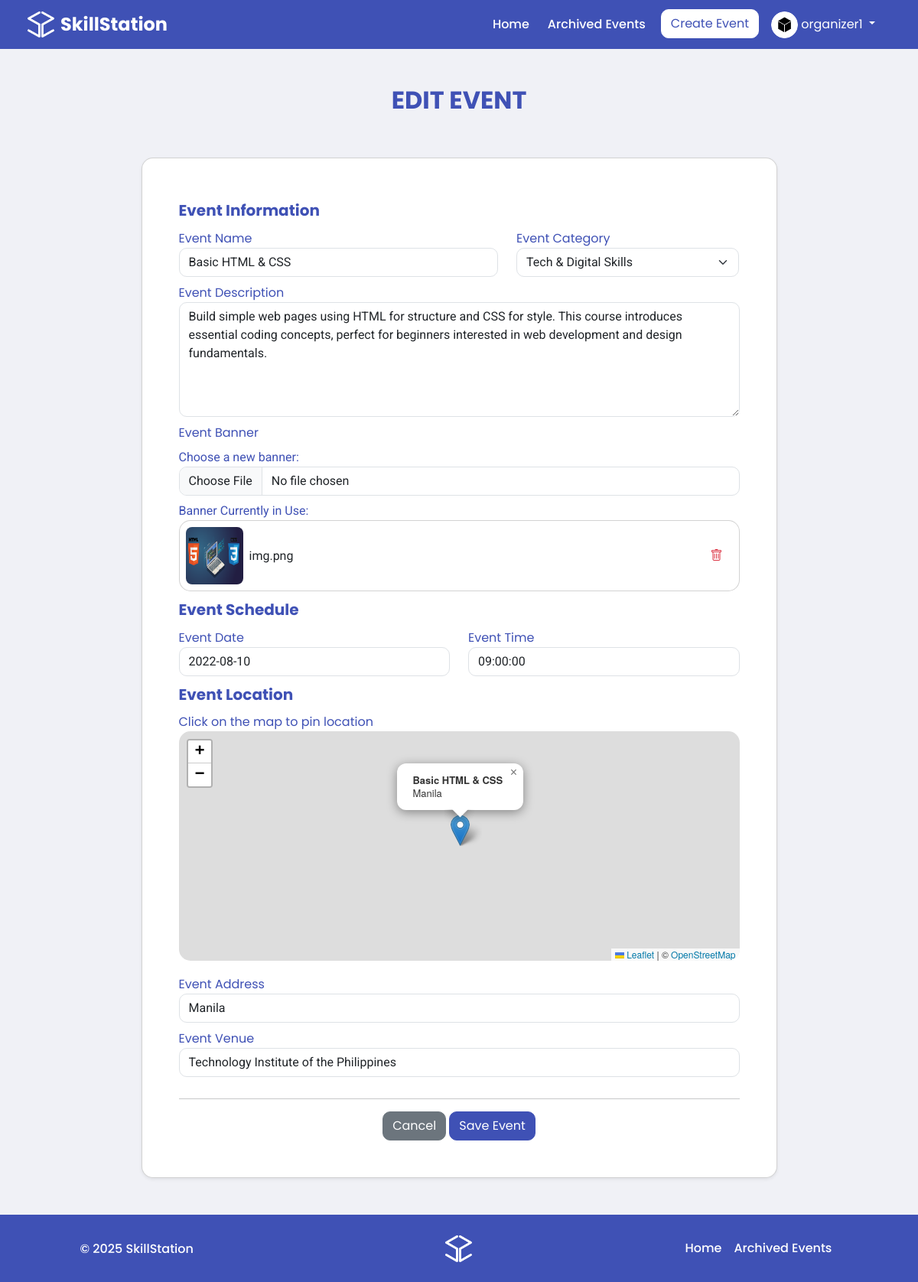
Screenshot of /organizer/edit-event.php?eventId=9 (signed in) with the database file from the repository.
### tables this page shows
CREATE TABLE `events` (
  `eventId` int(11) NOT NULL,
  `organizerId` int(11) NOT NULL,
  `name` varchar(50) NOT NULL,
  `category` varchar(40) NOT NULL,
  `description` varchar(255) NOT NULL,
  `image` varchar(40) NOT NULL,
  `date` date NOT NULL,
  `time` time NOT NULL,
  `latitude` decimal(10,8) NOT NULL,
  `longitude` decimal(11,8) NOT NULL,
  `address` varchar(255) NOT NULL,
  `venue` varchar(150) NOT NULL
);

### backend/shared/connect.php (called while the page is built, shortened)
<?php
  function executeQuery($query){
    $conn = $GLOBALS['conn'];
    return mysqli_query($conn, $query);
  }
?>

### backend/organizer/edit-event.php (called while the page is built, shortened)
<?php
include("../backend/shared/connect.php");
if (isset($_GET['eventId'])) {
    $eventId = $_GET['eventId'];
    $eventQuery = "SELECT * FROM events WHERE eventId = '$eventId'";
    $eventResults = executeQuery($eventQuery);
} else {
    header("Location: ./");
    exit();
}
?>

### organizer/edit-event.php (the view, shortened to what this page needs)
<?php
include("../backend/organizer/edit-event.php");
?>
<!doctype html>
<html lang="en">
<head>
    <link href="https://cdn.jsdelivr.net/npm/bootstrap@5.3.6/dist/css/bootstrap.min.css" rel="stylesheet"
>
    <link rel="stylesheet" href="https://unpkg.com/leaflet@1.9.4/dist/leaflet.css"
 />
    <link rel="stylesheet" href="../assets/css/style.css">
    <link rel="stylesheet" href="../assets/css/navbar.css">
</head>
<body class="d-flex flex-column min-vh-100">
    <?php include("../assets/php/navbar-organizer.php") ?>
    <main class="container">
        <div class="row">
            <div class="col my-5">
                <h2 class="text-center">EDIT EVENT</h2>
            </div>
        </div>
        <div class="row justify-content-center mb-5">
            <div class="col-12 col-lg-9">
                <div class="card shadow-sm p-3 p-md-4 p-lg-5">
                    <?php
                    if (mysqli_num_rows($eventResults)) {
                        while ($event = mysqli_fetch_assoc($eventResults)) { ?>
                            <form method="POST" enctype="multipart/form-data">
                                <div class="row">
                                    <h5 class="mt-2">Event Information</h5>
                                    <div class="col-12 col-md-7 my-1">
                                        <label for="eventName" class="form-label m-0">Event Name</label>
                                        <input class="form-control" type="text" placeholder="Enter Event Name" id="eventName" name="eventName" value="<?php echo $event['name']?>" required>
                                    </div>
                                    <div class="col-12 col-md-5 my-1">
                                        <label for="eventCategory" class="form-label m-0">Event Category</label>
                                        <select class="form-select" id="eventCategory" name="eventCategory" required>
                                            <option <?php echo ($event['category'] == 'Tech & Digital Skills') ? 'selected' : ''; ?> value="Tech & Digital Skills">
                                                Tech & Digital Skills
                                            </option>
                                        </select>
                                    </div>
                                    <div class="col-12 my-1">
                                        <label for="eventDescription" class="form-label m-0">Event Description</label>
                                        <textarea class="form-control" placeholder="Enter Event Description" id="eventDescription" name="eventDescription" style="height: 150px" required><?php echo $event['description']?></textarea>
                                    </div>
                                    <div class="col-12 my-1">
                                        <label for="eventBanner" class="form-label">Event Banner</label>
                                        <p class="mb-0" style="color: var(--primaryColor)">Choose a new banner:</p>
                                        <input class="form-control" type="file" accept="image/*" id="eventBanner" name="eventBanner" onchange="previewImage()">
                                    </div>
                                    <div class="col-12 my-1" id="previewContainer" style="display: <?php echo ($event['image']) ? 'block' : 'none'; ?>;">
                                        <p class="mb-0" style="color: var(--primaryColor)">Banner Currently in Use:</p>
                                        <div class="card d-flex flex-row justify-content-between align-items-center p-2">
                                            <div class="d-flex flex-row align-items-center">
                                                <img src="../assets/img/events/<?php echo $event['image']?>" class="rounded-3" alt="Image Preview" id="imagePreview" name="imagePreview" style="width: 75px; height: 75px">
                                                <p class="ms-2 mb-0" id="imageName">img.png</p>
                                            </div>
                                            <button class="btn text-danger" type="button" onclick="removeImage()">
                                                <i class="bi bi-trash"></i>
                                            </button>
                                        </div>
                                    </div>
                                </div>
                                <div class="row">
                                    <h5 class="mt-2">Event Schedule</h5>
                                    <div class="col-12 col-md-6 my-1">
                                        <label for="eventDate" class="form-label m-0">Event Date</label>
                                        <input class="form-control" type="text" onfocus="(this.type='date')" placeholder="Enter Event Date" id="eventDate" name="eventDate" value="<?php echo $event['date']?>" required>
                                    </div>
                                    <div class="col-12 col-md-6 my-1">
                                        <label for="eventTime" class="form-label m-0">Event Time</label>
                                        <input class="form-control" type="text" onfocus="(this.type='time')" placeholder="Enter Event Time" id="eventTime" name="eventTime" value="<?php echo $event['time']?>" required>
                                    </div>
                                </div>
                                <div class="row">
                                    <h5 class="mt-2">Event Location</h5>
                                    <div class="col-12 my-1">
                                        <div class="form-label m-0">Click on the map to pin location</div>
                                        <div id="leafletMap" style="height: 300px; border-radius: 15px; margin-bottom: 10px;"></div>
                                    </div>
                                    <div class="col-12 my-1">
                                        <label for="eventAddress" class="form-label m-0">Event Address</label>
                                        <input class="form-control" type="text" placeholder="Pin a Location" id="eventAddress" name="eventAddress" readonly required>
                                    </div>
                                    <div class="col-12 my-1">
                                        <label for="eventVenue" class="form-label m-0">Event Venue</label>
                                        <input class="form-control" type="text" placeholder="Enter Venue" id="eventVenue" name="eventVenue" value="<?php echo $event['venue']?>" required>
                                    </div>
                                </div>
                                <div class="row text-center mt-2">
                                    <div class="col">
                                        <hr>
                                        <button class="btn btn-secondary" type="button" data-bs-toggle="modal" data-bs-target="#cancelCreate">Cancel</button>
                                        <button class="btn btn-primary" type="submit" id="btnSave" name="btnSave">Save Event</button>
                                    </div>
                                </div>
                            </form>
                        <?php
                        }
                    }
                    ?>
                </div>
            </div>
        </div>
    </main>
    <?php include("../assets/php/footer-organizer.php") ?>
</body>
</html>

### assets/css/style.css (style rules this page uses)
:root { --heading: "Poppins", sans-serif; --body: "Roboto", sans-serif; --primaryColor: #3F51B5; --primaryColorHover: #5C6BC0; --neutralColor: #eeeeee; --bgColor: #F0F1F6; }
body { background-color: var(--bgColor); }
h1, h2, h3, h4, h5, h6 { font-family: var(--heading); }
h1, h2, h3, h4 { font-weight: bold; color: var(--primaryColor); }
p { font-family: var(--body); }
.btn { --bs-btn-font-family: var(--heading); --bs-btn-border-radius: 10px; }
.btn-primary { --bs-btn-bg: var(--primaryColor); --bs-btn-color: white !important; --bs-btn-border-color: var(--primaryColor); --bs-btn-hover-bg: var(--primaryColorHover); --bs-btn-hover-border-color: var(--primaryColorHover); --bs-btn-active-bg: var(--primaryColorHover); --bs-btn-active-border-color: var(--primaryColorHover); }
.card { border-radius: 15px; }
.form-select, .form-control { border-radius: 10px; }
.form-label { font-family: 'Poppins'; color: var(--primaryColor); }
input, select, .form-check, .form-control { font-family: 'Roboto'; }

### organizer/edit-event.php (style rules this page uses)
h5 { font-weight: bold; color: var(--primaryColor); }

### rows the page displays
events: eventName "Basic HTML & CSS", eventCategory "Tech & Digital Skills", eventDescription "Build simple web pages using HTML for structure and CSS for style. This course introduces essential coding concepts, perfect for beginners interested in web development and design fundamentals.", image (picture), eventDate "2022-08-10", eventTime "09:00:00", eventVenue "Technology Institute of the Philippines"

### other values shown
$username "organizer1"
